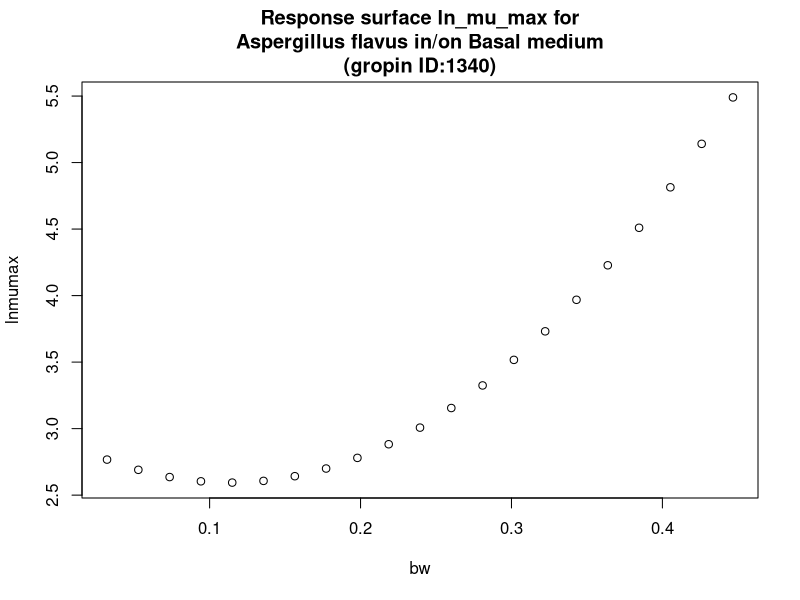

The R script that drew this image:
#############################
# start of Parameter script
#############################
bw <- seq(0.032032,0.446753246753247,length.out=21)
#############################
# end of Parameter script
#############################
############################# 
# start of Model script Gropin ID 1340 
#############################
 
# constant coefficients for this model
 
variables <- data.frame(bw)
argumentsPar <- unique.data.frame(expand.grid(variables))
 
# heart of the model
response_surface <- function(bw) {
   mumax <-(2.930-5.917*bw+26.07*bw^2)

	return(mumax=mumax)
} 

# output parameters
responseSurface <- cbind(argumentsPar,response_surface(argumentsPar['bw']))
colnames(responseSurface) <- c(colnames(argumentsPar),'lnmumax')
#############################
# End of Model script
#############################
############################# 
# start of Visualisation script Gropin ID 1340 
#############################
titleText <-'Response surface ln_mu_max for
Aspergillus flavus in/on Basal medium
(gropin ID:1340)'
plot(bw,responseSurface$'lnmumax',xlab='bw',
                          ylab='lnmumax',main=titleText)
#############################
# End of Visualisation script
#############################
